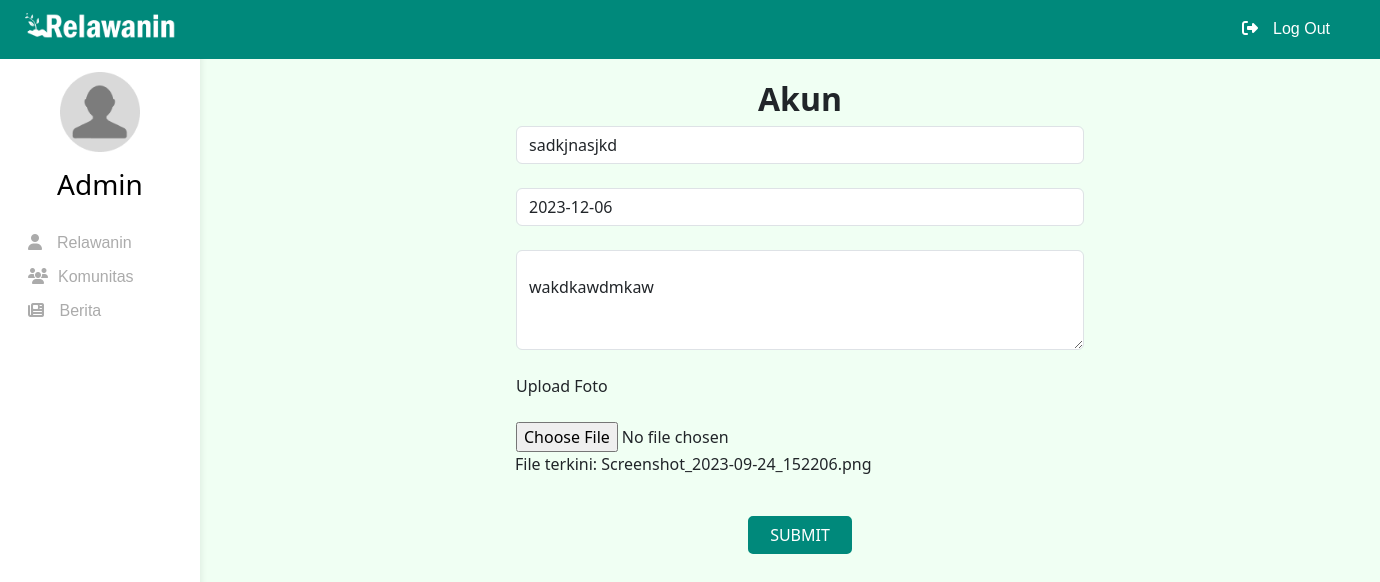
Screenshot of /Klp.WebProCi/index.php/DaftarBerita/editberita/7 with the database file from the repository.
### tables this page shows
CREATE TABLE `berita_konten` (
  `id` int(255) NOT NULL,
  `nama_berita` varchar(255) NOT NULL,
  `isi_berita` text NOT NULL,
  `gambar_berita` varchar(255) NOT NULL,
  `tanggal_berita` date NOT NULL
);

### Klp.WebProCi/application/controllers/DaftarBerita.php (called while the page is built, shortened)
<?php
class DaftarBerita extends CI_Controller {
	public function __construct() {
        $this->load->model('m_daftarberita');
        $this->load->library('form_validation');
    }
	public function editberita($id){
        $data['data'] = $this->m_daftarberita->getUserById($id);
        $this->load->view('admin/headerAdmin');
        $this->load->view('admin/navAdmin');
        $this->load->view('admin/sidebarAdmin');
        $this->load->view('admin/berita/editBerita', $data);
    }
}

### Klp.WebProCi/index.php (called while the page is built, shortened)
<?php
require_once BASEPATH.'core/CodeIgniter.php';

### Klp.WebProCi/application/models/m_daftarberita.php (called while the page is built, shortened)
<?php
class m_daftarberita extends CI_Model {
    public function getUserById($id) {
        $this->db->where('id', $id);
        $query = $this->db->get('berita_konten');
        return $query->row();
    }
}

### Klp.WebProCi/application/views/admin/berita/editBerita.php (the view)
<div class="container" style="margin-top:80px; text-align:center;">
    <form action="<?php echo site_url('DaftarBerita/update/'.$data->id); ?>" method="post" enctype="multipart/form-data" role="form">
        <?php if (isset($data) && !empty($data)): ?>
            <h2 class="AkunHead fw-semibold " style="">Akun</h2>
            <div class="input-group mb-4 mx-auto" style="max-width: 568px">
                <input type="text" class="form-control" name="nama_berita"placeholder="Judul Berita" aria-label="Judul Berita"aria-describedby="basic-addon1" value="<?= $data->nama_berita; ?>"/>
            </div>
            <div class="input-group mb-4 mx-auto" style="max-width: 568px">
                <input type="text" class="form-control" name="tanggal_berita"placeholder="Tanggal Berita" aria-label="Tanggal Berita" aria-describedby="basic-addon1" value="<?= $data->tanggal_berita; ?>"/>
            </div>
            <div class="input-group mb-4 mx-auto form-floating" style="max-width: 568px">
                <textarea class="form-control" name="isi_berita" placeholder="Leave a comment here" style="height: 100px"><?= $data->isi_berita; ?></textarea>
            </div>
            <div class="input-group mb-4 mx-auto" style="max-width: 568px">Upload Foto</div>
            <div class="input-group mb-4 mx-auto" style="max-width: 568px">
                <input type="file" name="gambar_berita" size="20" />
                <?php if ($data->gambar_berita): ?>
                    <p>File terkini: <?= $data->gambar_berita; ?></p>
                <?php endif; ?>
            </div>
            <?php else: ?>
                <p>Pengguna tidak ditemukan.</p>
            <?php endif; ?>
            <div class="mt-4" style="text-align: center; padding-bottom:100px;">
                <button class="button" type="submit">SUBMIT</button>
            </div>
    </form>
</div>

### Klp.WebProCi/application/views/admin/headerAdmin.php (style rules this page uses)
body { background-color: rgba(240, 255, 243, 1); }
.container { margin-top: 50px; margin-left: 230px; max-height: 600px; padding-bottom:50px; }
.button { padding: 5px 10px; background-color:#00897B; border: 2px solid #00897B; color:white; border-radius: 5px; cursor: pointer; padding-left:20px; padding-right:20px; }

### rows the page displays
berita_konten: nama_berita "sadkjnasjkd", tanggal_berita "2023-12-06", isi_berita "wakdkawdmkaw", gambar_berita "Screenshot_2023-09-24_152206.png"
